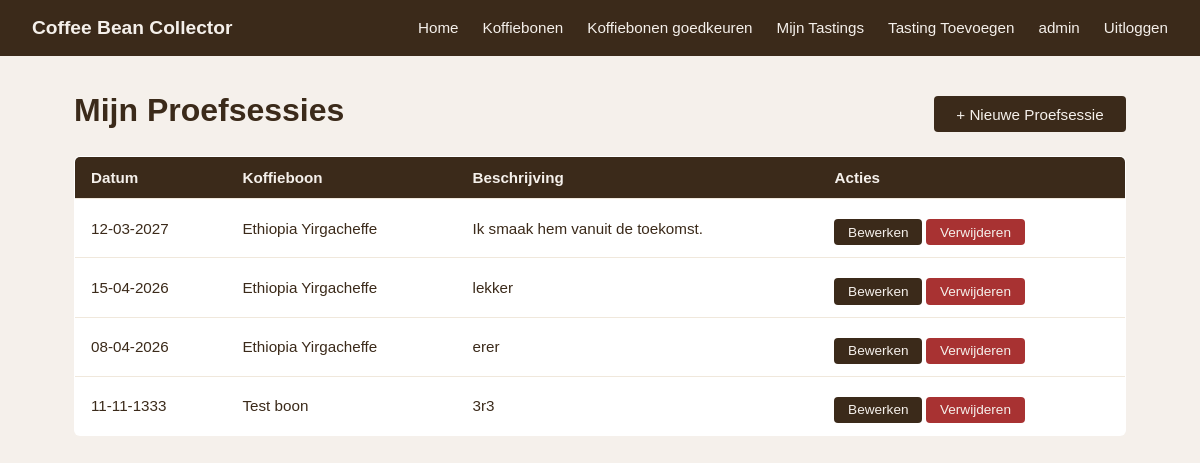
Page /mijn-proefsessies/ (signed in) on the earlier database version.
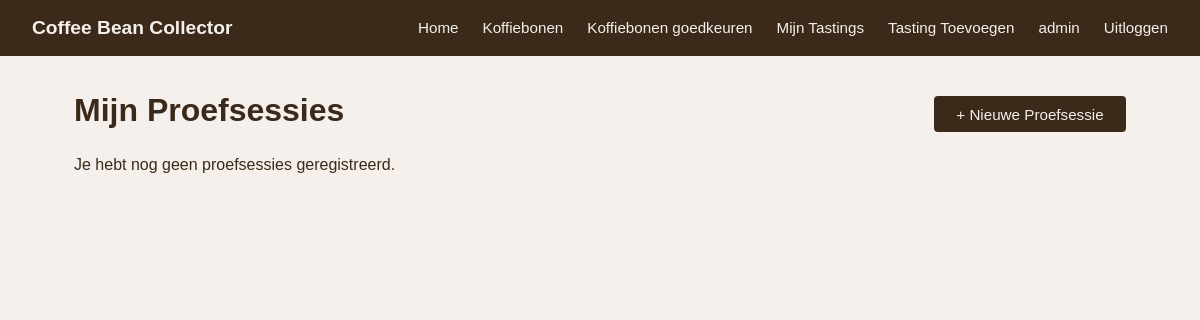
Same page on the later database version.
### base/models.py (models this page shows, shortened)
class Tasting(models.Model):
    bean = models.ForeignKey('Bean', on_delete=models.CASCADE, related_name='tastings')
    user = models.ForeignKey(User, on_delete=models.CASCADE, related_name='tastings')
    date = models.DateField()
    description = models.TextField()

class Bean(models.Model):
    name = models.CharField(max_length=255)
    country_of_origin = models.CharField(max_length=255)
    roaster = models.CharField(max_length=255, blank=True, default='')
    harvest_season = models.CharField(max_length=255)
    in_season = models.BooleanField(default=True)
    approved = models.BooleanField(default=False)
    approved_by = models.ForeignKey(
        User, null=True, blank=True, on_delete=models.SET_NULL, related_name='approved_beans'
    )

### base/views.py (the view)
# urls.py: path('mijn-proefsessies/', views.tasting_list, name='tasting_list'),
@login_required(login_url='/login/')
def tasting_list(request):
    from .models import Tasting
    tastings = Tasting.objects.filter(user=request.user).order_by('-date')
    return render(request, 'base/tasting_list.html', {'tastings': tastings})

### base/templates/base/tasting_list.html (shortened to what this page needs)
{% extends 'base.html' %}
{% block content %}
<div class="bean-list-container">
    <div class="bean-list-header">
        <h1>Mijn Proefsessies</h1>
        <a href="{% url 'tasting_add' %}" class="btn">+ Nieuwe Proefsessie</a>
    </div>
    {% if tastings %}
        <table class="bean-table">
            <thead>
                <tr>
                    <th>Datum</th>
                    <th>Koffieboon</th>
                    <th>Beschrijving</th>
                    <th>Acties</th>
                </tr>
            </thead>
            <tbody>
                {% for tasting in tastings %}
                    <tr>
                        <td>{{ tasting.date|date:"d-m-Y" }}</td>
                        <td>{{ tasting.bean.name }}</td>
                        <td>{{ tasting.description|truncatechars:40 }}</td>
                        <td>
                            <a href="{% url 'tasting_edit' tasting.pk %}" class="btn btn-small">Bewerken</a>
                            <a href="{% url 'tasting_delete' tasting.pk %}" class="btn btn-danger btn-small">Verwijderen</a>
                        </td>
                    </tr>
                {% endfor %}
            </tbody>
        </table>
    {% else %}
        <p>Je hebt nog geen proefsessies geregistreerd.</p>
    {% endif %}
</div>
{% endblock %}

### base/templates/base.html (shortened to what this page needs)
{% load static %}
<!DOCTYPE html>
<html lang="nl">
<head>
    <link rel="stylesheet" href="{% static 'base/css/style.css' %}">
</head>
<body>
<nav>
    <a class="brand" href="/">Coffee Bean Collector</a>
    <ul>
        <li><a href="/">Home</a></li>
        <li><a href="{% url 'bean_list' %}">Koffiebonen</a></li>
        {% if user.is_authenticated %}
            {% if user.is_staff %}
                <li><a href="{% url 'beheer_bonen' %}">Koffiebonen goedkeuren</a></li>
            {% endif %}
            <li><a href="{% url 'tasting_list' %}">Mijn Tastings</a></li>
            <li><a href="{% url 'tasting_add' %}">Tasting Toevoegen</a></li>
            <li><a href="{% url 'profile' %}">{{ user.get_full_name|default:user.username }}</a></li>
            <li>
                <form method="post" action="{% url 'logout' %}" style="margin:0;">
                    <button type="submit" class="nav-logout-btn">Uitloggen</button>
                </form>
            </li>
        {% else %}
            <li><a href="{% url 'login' %}">Inloggen</a></li>
            <li><a href="{% url 'register' %}">Registreren</a></li>
        {% endif %}
    </ul>
</nav>
<main>
    {% block content %}
    {% endblock %}
</main>
</body>
</html>

### base/static/base/css/style.css (style rules this page uses)
* { margin: 0; padding: 0; box-sizing: border-box; }
body { font-family: Arial, sans-serif; background-color: #f5f0eb; color: #3b2a1a; }
nav { background-color: #3b2a1a; padding: 0 2rem; display: flex; align-items: center; justify-content: space-between; height: 56px; }
nav .brand { color: #f5f0eb; font-size: 1.2rem; font-weight: bold; text-decoration: none; }
nav ul { list-style: none; display: flex; gap: 1.5rem; }
nav ul li a { color: #f5f0eb; text-decoration: none; font-size: 0.95rem; }
main { max-width: 1100px; margin: 2rem auto; padding: 0 1.5rem; }
.nav-logout-btn { background: none; border: none; color: #f5f0eb; font-size: 0.95rem; cursor: pointer; padding: 0; font-family: inherit; }
.btn { display: inline-block; margin-top: 0.5rem; padding: 0.6rem 1.4rem; background-color: #3b2a1a; color: #f5f0eb; border: none; border-radius: 4px; font-size: 0.95rem; cursor: pointer; text-decoration: none; }
.bean-list-header { display: flex; justify-content: space-between; align-items: center; margin-bottom: 1.5rem; }

Differences in the rows shown:
removed Tasting: date "12-03-2027", bean.name "Ethiopia Yirgacheffe", description "Ik smaak hem vanuit de toekomst."
removed Tasting: date "15-04-2026", bean.name "Ethiopia Yirgacheffe", description "lekker"
removed Tasting: date "08-04-2026", bean.name "Ethiopia Yirgacheffe", description "erer"
removed Tasting: date "11-11-1333", bean.name "Test boon", description "3r3"
Other differences:
text no longer shown: "Datum Koffieboon Beschrijving Acties"
text now shown: "Je hebt nog geen proefsessies geregistreerd."
